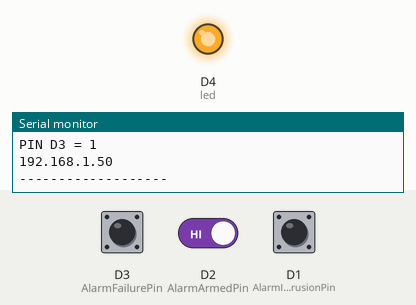
This sketch was run on a simulated ESP8266 (NodeMCU). On the bench: output pins drawn as LEDs (lit = HIGH), the last lines printed to the serial monitor. The test bench sets the inputs (shaded band); at power-on: D3 (AlarmFailurePin) HIGH, D2 (AlarmArmedPin) HIGH, D1 (AlarmIntrusionPin) HIGH. WiFi joins after 1.5 s; servers stay silent unless stated; web services answer with replies made up by the test bench.

Above: at 2.7 s.
2.8 s: D3 (AlarmFailurePin) pulled LOW for 3 s
At 5.7 s:
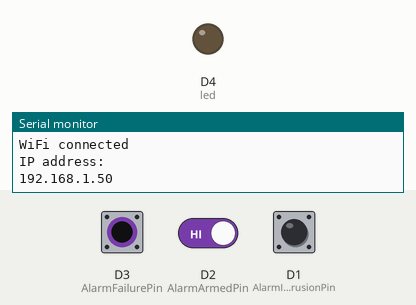
8.3 s: D2 (AlarmArmedPin) driven LOW
12.5 s: D1 (AlarmIntrusionPin) pulled LOW for 3 s
Timing chart, 0 to 30.0 s (numbered marks = the images above; inputs shaded):
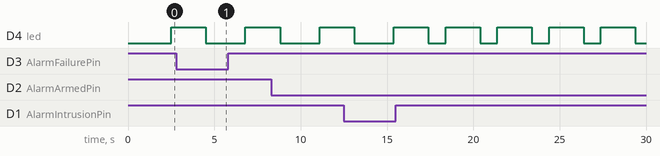

The sketch:

sketch_wifi_alarm.ino
```cpp
#include <ESP8266WiFi.h>
#include <ESP8266HTTPClient.h>


#define D0 16 //
#define D1 5  // I2C Bus SCL (clock)
#define D2 4  // I2C Bus SDA (data)
#define D3 0
#define D4 2  // Same as "LED_BUILTIN", but inverted logic
#define D5 14 // SPI Bus SCK (clock)
#define D6 12 // SPI Bus MISO
#define D7 13 // SPI Bus MOSI
#define D8 15 // SPI Bus SS (CS)
#define D9 3  // RX0 (Serial console)
#define D10 1 // TX0 (Serial console)

const char* ssid = "SSID here";
const char* password = "PWD here";
const String IFTTT_key = "IFTTT_Webook Key";
const String IFTTT_Event_Armed = "AlarmArmed";
const String IFTTT_Event_UnArmed = "AlarmUnArmed";
const String IFTTT_Event_Alarm = "Alarm";
const String IFTTT_Event_Failure = "Failure";

// Set web server port number to 80
WiFiServer server(80);

// Variable to store the HTTP request
String header;

const int AlarmIntrusionPin  = D1; 	// -> To alarm connector 26 [NA] - OnSleep/OnAlarm = Not connected/Ground => INPUT_PULLUP
const int AlarmArmedPin   = D2; 	// -> To alarm connector 32 [+OFF] - OnSleep/Armed = 12v/Not Connected => INPUT (with voltage divider)
const int AlarmFailurePin = D3; 	// -> To alarm connector 22 [OUT ] - OnSleep/OnFailure = Not connected/Ground => INPUT_PULLUP
const int led = D4;
bool armedSent = 0;
bool alarmSent = 0;
bool failureSent = 0;

WiFiClient wifiClient;

void setup() {
  Serial.begin(115200);
  Serial.println(".");

  checkWiFiConnect(); // connect to WiFi

  server.begin();

  // define pinmode
  pinMode(AlarmIntrusionPin, INPUT_PULLUP);	// To ground if active (intrusion detected)
  pinMode(AlarmArmedPin, INPUT);  		// Not connected if active (require external voltage divider) => INPUT
  pinMode(AlarmFailurePin, INPUT_PULLUP); 	// To ground if active (failure detected)
  pinMode(led, OUTPUT);


}

void checkWiFiConnect() {
	Serial.print("Connecting to ");
	Serial.println(ssid);

	delay(10);

	WiFi.begin(ssid, password);
	while (WiFi.status() != WL_CONNECTED) {
		delay(500);
		Serial.print(".");
	}

	Serial.println("");
	Serial.println("WiFi connected");
	Serial.println("IP address: ");
	Serial.println(WiFi.localIP());
}

// =================== Send Alarm to IFTTT ===========================
void sendAlarmtoIFTTT (String event) {
	WiFiClient client;
  	const char* host = "maker.ifttt.com";
	String urlIFTTT = String("/trigger/") + event + "/with/key/" + IFTTT_key;

	checkWiFiConnect(); // to verify still connected to WiFi

	if (!client.connect(host, 80)) {
    		Serial.println("connection failed");
    		return;
  	}
  	Serial.println("Connection Established");
    // Serial.println(urlIFTTT);
  	// This will send the request to the server
  	client.print(String("GET ") + urlIFTTT + " HTTP/1.1\r\n" +
               "Host: " + host + "\r\n" +
               "Connection: close\r\n\r\n");
  	delay(10);

  	// Read all the lines of the reply from server and print them to Serial
  	while(client.available()){
    		String line = client.readStringUntil('\r');
    		Serial.print(line);
  	}
}

String pageHead() {
	String htmlHead ="";

	htmlHead += "<!DOCTYPE html>";
	htmlHead += "<html>";
	htmlHead += "<head><meta name=\"viewport\" content=\"width=device-width, initial-scale=1\">";
	htmlHead += "<link rel=\"icon\" href=\"data:,\">";

	htmlHead += "<style> ";
	htmlHead += "html { font-family: Helvetica; display: inline-block; margin: 0px auto; text-align: center;}";
	htmlHead += ".buttonON { background-color: #f44336; border: none; color: white; padding: 15px 32px; text-decoration: none; font-size: 16px; margin: 2px; cursor: pointer;}";
	htmlHead += ".buttonOFF {background-color: #4CAF50;}";
	htmlHead += "</style>";
	htmlHead += "<meta http-equiv=\"refresh\" content=\"5\">";
	htmlHead += "</head>";

	return htmlHead;

} // pageHead

// Add a button to the HTML page based on the value in "OnOff variable
String pageButton(String pinName, int OnOff) {
	String buttonStr = "";

	buttonStr += "<p>" + pinName + " Status </p>";

	switch (OnOff)
	{
		case 1:
			buttonStr += "<p><a href=\"/" + pinName + "/OFF\"><button class=\"buttonON\">" + pinName + "</button></a></p>";
		break;
		case 0:
			buttonStr += "<p><a href=\"/" + pinName + "/ON\"><button class=\"buttonON buttonOFF\">" + pinName + "</button></a></p>";
		break;
	}

  Serial.println(buttonStr);
	return buttonStr;

} // pageButton

String clientAction(String header, String pinOut)  {
// Include here any action required on specific input from client
	String outputState = "";

	if (header.indexOf("GET /" + pinOut +"/ON") >= 0) {
        Serial.println(pinOut + " ON");
        outputState = "ON";
	}
	if (header.indexOf("GET /" + pinOut +"/OFF") >= 0) {
        Serial.println(pinOut + " OFF");
        outputState = "OFF";
	}
	return outputState;

} // clientAction

// =================== Web Server ===========================
void webServerListen() {
  // Variable to store the HTTP request
  String header;

  WiFiClient client = server.available();   // Listen for incoming clients

  if (client) {                             // If a new client connects,
    Serial.println("New Client.");          // print a message out in the serial port
    String currentLine = "";                // make a String to hold incoming data from the client
    while (client.connected()) {            // loop while the client's connected
      if (client.available()) {             // if there's bytes to read from the client,
        char c = client.read();             // read a byte, then
        Serial.write(c);                    // print it out the serial monitor
        header += c;
        if (c == '\n') {                    // if the byte is a newline character
          // if the current line is blank, you got two newline characters in a row.
          // that's the end of the client HTTP request, so send a response:
          if (currentLine.length() == 0) {
            // HTTP headers always start with a response code (e.g. HTTP/1.1 200 OK)
            // and a content-type so the client knows what's coming, then a blank line:
            client.println("HTTP/1.1 200 OK");
            client.println("Content-type:text/html");
            client.println("Connection: close");
            client.println();

	     // Analize the client query
		Serial.println(clientAction(header,"D1")); // Do some action here instead of print...
	     Serial.println(clientAction(header,"D2")); // Do some action here instead of print...
	     Serial.println(clientAction(header,"D3")); // Do some action here instead of print...

            // Display the HTML web page
            client.println(pageHead());

            // Web Page Heading
            client.println("<body><h1>EURO5K Alarm Web Server</h1>");

			client.println(pageButton("Intrusion", !digitalRead(AlarmIntrusionPin)));
			client.println(pageButton("Armed", !digitalRead(AlarmArmedPin)));
			client.println(pageButton("Failure", !digitalRead(AlarmFailurePin)));

            client.println("</body></html>");

            // The HTTP response ends with another blank line
            client.println();
            // Break out of the while loop
            break;
          } else {                // if you got a newline, then clear currentLine
            currentLine = "";
          }
        } else if (c != '\r') {   // if you got anything else but a carriage return character,
          currentLine += c;       // add it to the end of the currentLine
        }
      }
    }
    // Clear the header variable
    header = "";
    // Close the connection
    client.stop();
    Serial.println("Client disconnected.");
    Serial.println("");
  }
} // webServerListen


// ======================= Check the Alarm Status ============================
void checkAlarm() {
  // put your main code here, to run repeatedly:

  digitalWrite(led, LOW);

  delay(1000);

  bool OnAlarm  = !digitalRead(AlarmIntrusionPin);
  bool Armed    = !digitalRead(AlarmArmedPin);
  bool Failure  = !digitalRead(AlarmFailurePin);

  Serial.print("PIN D1 = "); Serial.print(!OnAlarm);

  //============= Check if alarm raised
  if (OnAlarm && !alarmSent) {
        Serial.println("Centrale ALLARME!");
        sendAlarmtoIFTTT(IFTTT_Event_Alarm);
         alarmSent = 1;  //Remember if already sent to avoid sending twice
  } else { alarmSent = OnAlarm; } // alarmSent = 0 se non allarme altrimenti rimane 1
  Serial.println();

  //============= Check if alarm armed
  Serial.print("PIN D2 = "); Serial.print(!Armed);
  if (Armed && !armedSent) {
       Serial.println("Centrale Inserita!");
      sendAlarmtoIFTTT(IFTTT_Event_Armed);
      armedSent = 1;    //Remember if already sent to avoid sending twice
  } else {
      if (!Armed && armedSent) {
          Serial.println("Centrale Disinserita!");
          sendAlarmtoIFTTT(IFTTT_Event_UnArmed);
      }
      armedSent = Armed; //armedSent = 0 se non Armed altrimenti rimane 1
  }
  Serial.println();

  //============= Check if failure (for example if no power)
  Serial.print("PIN D3 = "); Serial.print(!Failure);
  if (Failure && !failureSent) {
        Serial.println("FAILURE!");
        sendAlarmtoIFTTT(IFTTT_Event_Failure);
        failureSent = 1; //Remember if already sent to avoid sending twice
  } else {
    failureSent = Failure;   //da ora si può mandare nuova segnalazione
  }
  Serial.println();
  Serial.println(WiFi.localIP());

  Serial.println("-------------------");

  digitalWrite(led, HIGH);
}

void loop() {
  // put your main code here, to run repeatedly:

  checkAlarm();

  delay(2000);

  webServerListen();

  //ESP.deepSleep(10);

}
```

Measured:
- by itself, D4 (led): repeats every 3.0 s: HIGH 2.0 s, LOW 1.0 s
